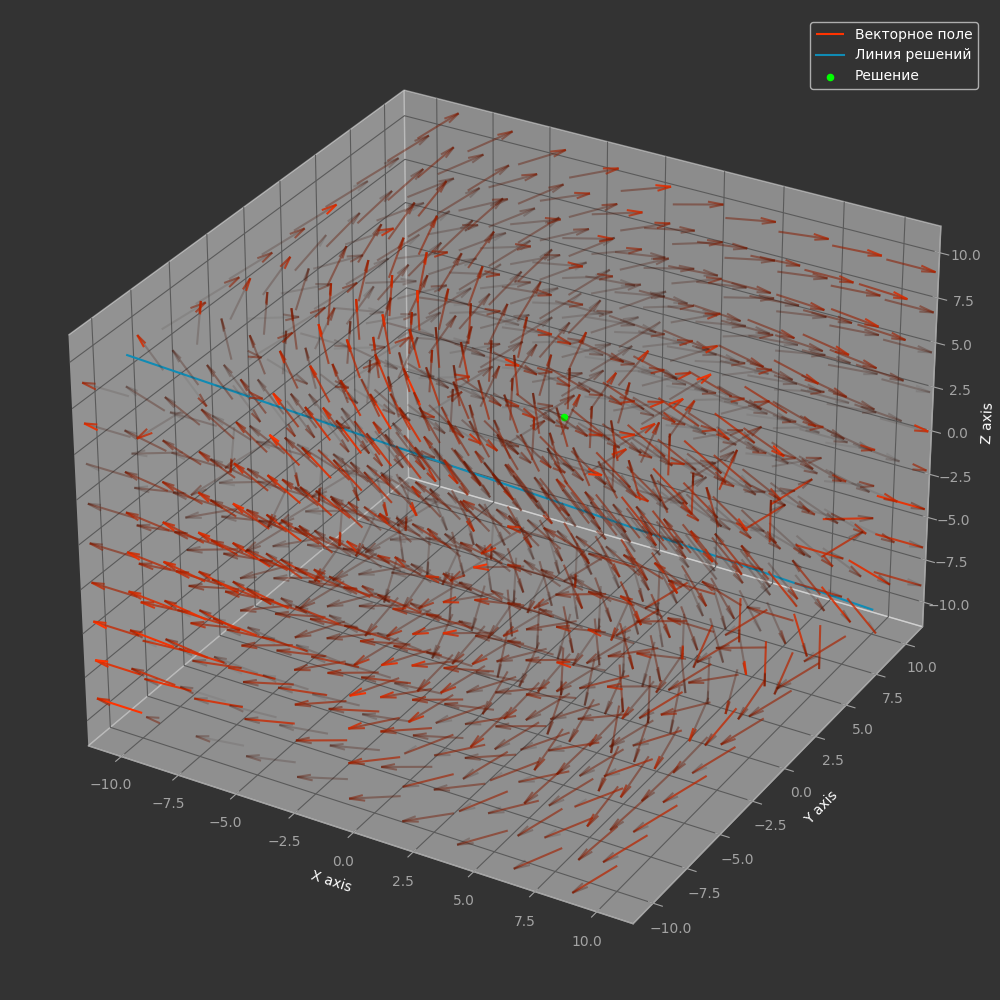

This figure's Python source:
import warnings
import numpy as np
import matplotlib.pyplot as plt

# Скопированные настройки из другого проекта, TCT

# Filling empty space on a plot
warnings.simplefilter('ignore', UserWarning)
plt.rcParams['figure.autolayout'] = True

# MatPlotLib custom theme
# https://matplotlib.org/stable/tutorials/introductory/customizing.html
text_color = '#FFFFFF'
muted_color = '#A3A3A3'
highlight_color = '#5A5A5A'
bg_color = '#333333'
inputON_color = '#424242'
plt.rcParams |= {
    'text.color': text_color, 'axes.labelcolor': text_color,
    'axes.edgecolor': muted_color, 'xtick.color': muted_color, 'ytick.color': muted_color,
    'figure.facecolor': bg_color, 'axes.facecolor': bg_color,
    'axes.grid': True, 'grid.color': highlight_color
    }

def test_func_1(x, y, z):
    return np.array([x, y*y, z*z*z]) - 2

def test_func_2(x, y, z):
    return np.array([2*x+y+3*z, -x+y, -x+y])

solution = np.loadtxt('result.dat')

linspace = np.linspace(-10, 10, 10)
x, y, z = np.meshgrid(linspace, linspace, linspace)
u, v, w = test_func_2(x, y, z)
lengths = np.sqrt(u**2 + v**2 + w**2)
lengths /= np.max(lengths)
lengths = lengths.flatten()
colors = np.zeros((lengths.size, 4))
colors[:,0] = lengths # red
colors[:,1] = lengths / 5 # green
colors[:,3] = lengths # alpha

fig = plt.figure(figsize=(10, 10), dpi=100)
ax = fig.add_subplot(111, projection='3d')
ax.quiver(x, y, z, u, v, w, length=2, normalize=True, color=colors, label='Векторное поле')
ax.plot(linspace, linspace, -linspace, color='#108BB4', label='Линия решений')
ax.scatter3D(*solution, color='#00FF00', label='Решение')
ax.set_xlabel('X axis')
ax.set_ylabel('Y axis')
ax.set_zlabel('Z axis')
ax.legend()
fig.savefig('plot.png', dpi=100)
plt.show()
